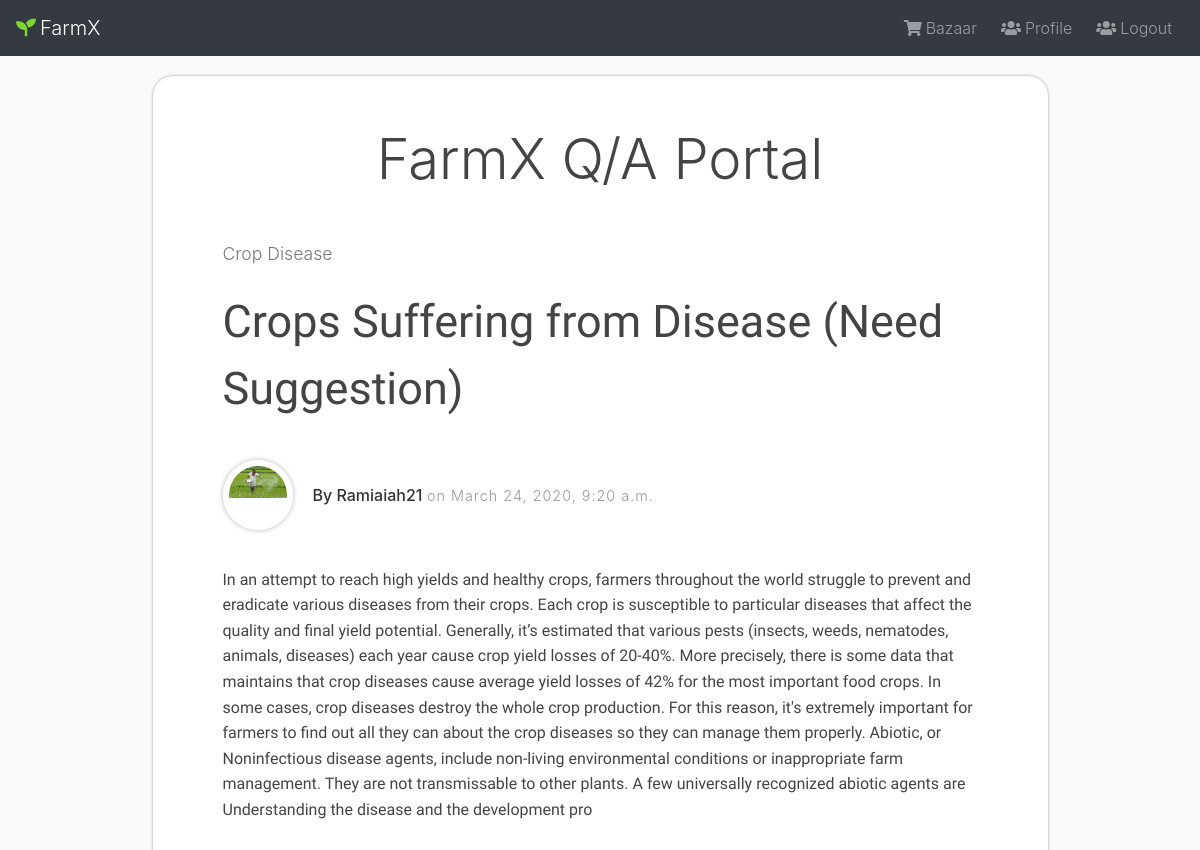
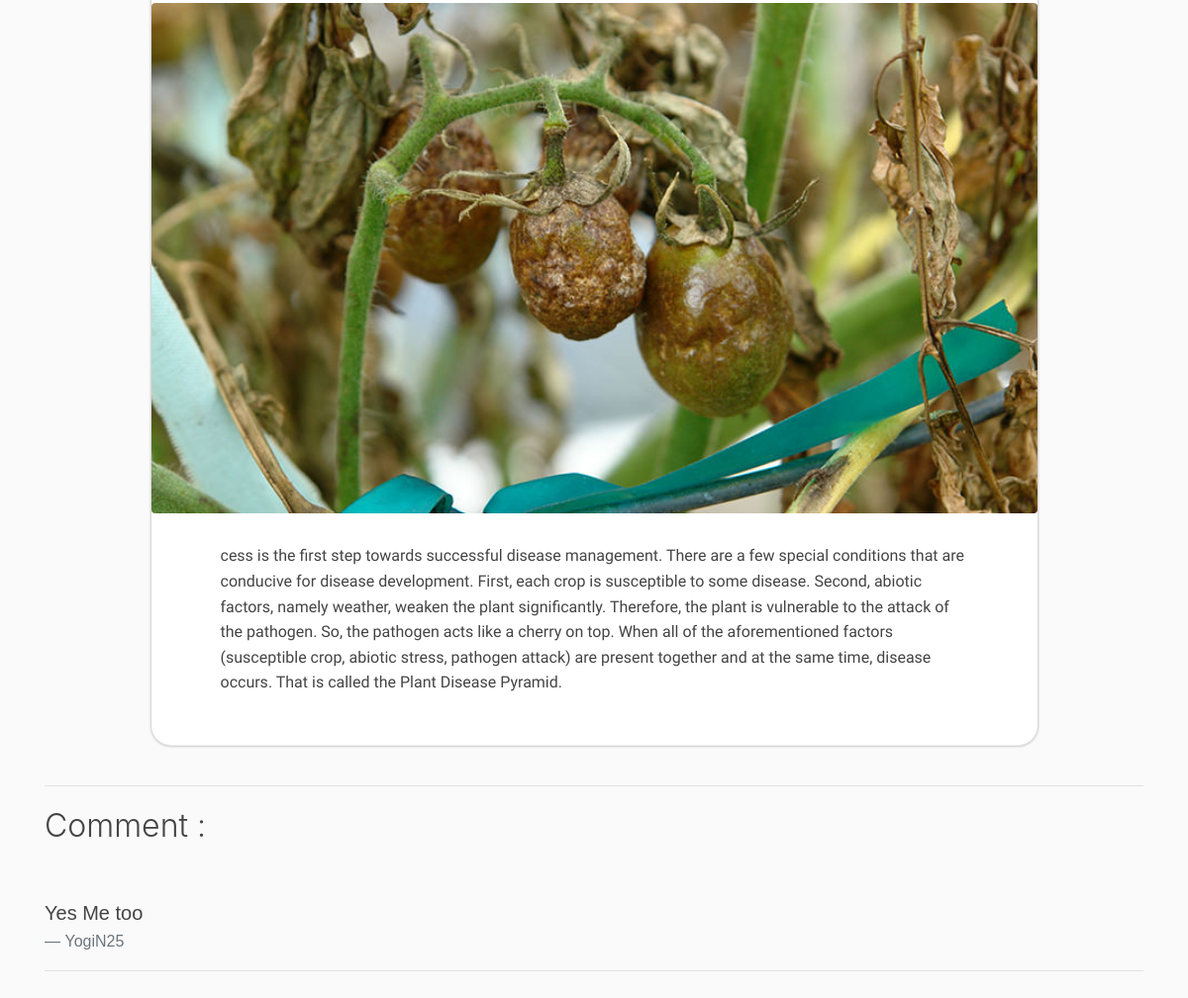
Screenshot of /user/blog/3/ (signed in) with the database file from the repository (2 pictures, top to bottom).
### blog/models.py (models this page shows, shortened)
class Post(models.Model):
    author = models.ForeignKey(User, on_delete=models.CASCADE)
    image = models.ImageField(default='Farm.jpg', upload_to='blog_pics')
    type = models.CharField(max_length=50, default='Agriculture')
    title = models.CharField(max_length=200)
    content = models.TextField()
    date_posted = models.DateTimeField(default=timezone.now)
    class Meta:
        ordering = ['-date_posted']

class Comment(models.Model):
    post = models.ForeignKey(Post, on_delete=models.CASCADE, null=True)
    user = models.ForeignKey(User, on_delete=models.CASCADE, null=True)
    content = models.TextField(max_length=250)
    date_posted = models.DateTimeField(default=timezone.now)
    class Meta:
        ordering = ['-date_posted']

### users/models.py (models this page shows, shortened)
class Profile(models.Model):
    user = models.OneToOneField(User, on_delete=models.CASCADE)
    phone_number = models.CharField(max_length=12)
    village = models.CharField(max_length=500)
    image = models.ImageField(default='default.jpg', upload_to='profile_pics')

### blog/views.py (the view)
# urls.py: path('blog/<int:pk>/', blog_views.PostDetailView.as_view(), name='post-detail'),
class PostDetailView(LoginRequiredMixin, DetailView):
    model = Post
    def get_context_data(self, **kwargs):
        context = super().get_context_data(**kwargs)
        title = 'Blog'
        context['title'] = title
        context['comments'] = Comment.objects.filter(post=context['post']).order_by('date_posted')
        return context

### blog/templates/blog/post_detail.html (shortened to what this page needs)
{% extends 'users/user_base.html' %}
{% load static %}
{% block extra_css %}
    <link rel="stylesheet" href="{% static 'users/blog.css' %}">
{% endblock extra_css %}
{% block content %}
    	<section class="post-area mt-5 pt-5">
            <div class="container">
			<div class="row">
				<div class="col-lg-1 col-md-0"></div>
				<div class="col-lg-10 col-md-12">
					<div class="main-post">
						<div class="post-top-area">
                                <h1 class="text-center display-4 mb-5">FarmX Q/A Portal</h1>
							<h5 class="pre-title">{{ object.type }}</h5>
							<h3 class="title" style="font-family: 'Baloo Da 2', cursive;font-size: 45px;">
                                <b>{{ object.title }}</b>
                            </h3>
							<div class="post-info">
								<div class="left-area">
									<img src="{{ object.author.profile.image.url }}" alt="Profile Image">
								</div>
								<div class="middle-area">
									<b>By {{ object.author.username }}</b>
									<h6 class="date">on {{ object.date_posted }}</h6>
								</div>
							</div>
							<p class="para" style="font-family: 'Acme', sans-serif;">{{ object.content|slice:":1000" }}</p>
						</div>
						<div class="post-image"><img class="rounded" src="{{ object.image.url }}" alt="Blog Image"></div>
						<div class="post-bottom-area">
							<p class="para" style="font-family: 'Acme', sans-serif;">{{ object.content|slice:"1000:" }}</p>
						</div>
					</div>
				</div>
			</div>
		</div>
</section>
    <br>
    <hr>
<div>
    <h3 class="mb-5">Comment{{ comments|pluralize }} : </h3>
    {% for comment in comments %}
        <div>
            <blockquote class="blockquote">
              <p class="mb-0">{{ comment.content }}</p>
              <p class="blockquote-footer">{{ comment.user.username }}</p>
            </blockquote>
            <hr>
        </div>
    {% endfor %}
</div>
{% endblock content %}

### users/static/users/main.css (style rules this page uses)
body { background: #fafafa; color: #333333; margin-top: 5rem; height: 100%; width: 100%; }
h1, h2, h3, h4, h5, h6 { color: #444444; }

### users/static/users/blog.css (style rules this page uses)
h1, h2, h3, h4, h5, h6, p, a, ul, span, li, img { margin: 0; padding: 0; font-weight: 300; }
h1,h2,h3,h4,h5,h6 { line-height: 1.5; }
p { line-height: 1.6; font-family: 'Maven Pro', sans-serif; font-weight: 400; color: #444; }
h1 { font-size: 4em; line-height: 1; }
h3 { font-size: 2em; }
h5 { font-size: 1.1em; }
h6 { font-size: .9em; letter-spacing: 1px; }
b { font-weight: 500; }
img { width: 100%; }
.post-area .post-info { position: relative; padding: 30px 0; }
.post-area .post-info .left-area { height: 70px; width: 70px; border-radius: 100px; overflow: hidden; position: absolute; top: 50%; margin-top: -35px; border: 6px solid #fff; box-shadow: 0px 0px 5px rgba(0,0,0,.3); }
.post-area .post-info .middle-area { padding-left: 90px; display: inline-block; }
.post-area .post-info .date { display: inline-block; color: #999; }
.main-post { margin-top: -100px; padding: 50px 0px 20px; box-shadow: 0 0 3px #999; border-bottom: 1px solid #eee; background: #fff; border-radius: 20px }
.main-post .post-top-area, .main-post .post-bottom-area { margin: 0 70px; }
.main-post .pre-title { margin-bottom: 20px; color: #777; }
.main-post .title { margin-bottom: 30px; }
.main-post .para { margin: 30px 0; }

### rows the page displays
Post: type "Crop Disease", title "Crops Suffering from Disease (Need Suggestion)", author.profile.image (picture), author.username "Ramiaiah21", date_posted "March 24, 2020, 9:20 a.m.", content "In an attempt to reach high yields and healthy crops, farmers throughout the world struggle to prevent and eradicate various diseases from their crops. Each crop is susceptible to particular diseases that affect the quality and final yield potential. Generally, it’s estimated that various pests (insects, weeds, nematodes, animals, diseases) each year cause crop yield losses of 20-40%. More precisely, there is some data that maintains that crop diseases cause average yield losses of 42% for the most important food crops. In some cases, crop diseases destroy the whole crop production. For this reason, it's extremely important for farmers to find out all they can about the crop diseases so…", image (picture), content "cess is the first step towards successful disease management. There are a few special conditions that are conducive for disease development. First, each crop is susceptible to some disease. Second, abiotic factors, namely weather, weaken the plant significantly. Therefore, the plant is vulnerable to the attack of the pathogen. So, the pathogen acts like a cherry on top. When all of the aforementioned factors (susceptible crop, abiotic stress, pathogen attack) are present together and at the same time, disease occurs. That is called the Plant Disease Pyramid."
Comment: content "Yes Me too", user.username "YogiN25"
